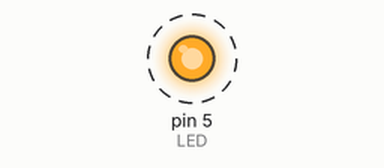
Recording of a sketch running on a simulated Arduino Uno, built with avr-gcc and run on an emulated ATmega328P. Parts: output pins drawn as LEDs (lit = HIGH). Dashed ring = blinking.

Above: at 0.5 s.
Timing chart, 0 to 4.6 s (numbered marks = the images above):
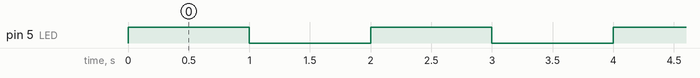

The sketch:

DebugTest.ino
```cpp
#define DEBUG1 5
#define DEBUG2 6

#define LED DEBUG1

void setup() {
  pinMode(LED, OUTPUT);
}

void loop() {
  digitalWrite(LED, HIGH);   // turn the LED on (HIGH is the voltage level)
  delay(1000);               // wait for a second
  digitalWrite(LED, LOW);    // turn the LED off by making the voltage LOW
  delay(1000);               // wait for a second
}
```

Measured:
- by itself, pin 5 (LED): alternates HIGH for 1.0 s and LOW for 1.0 s
